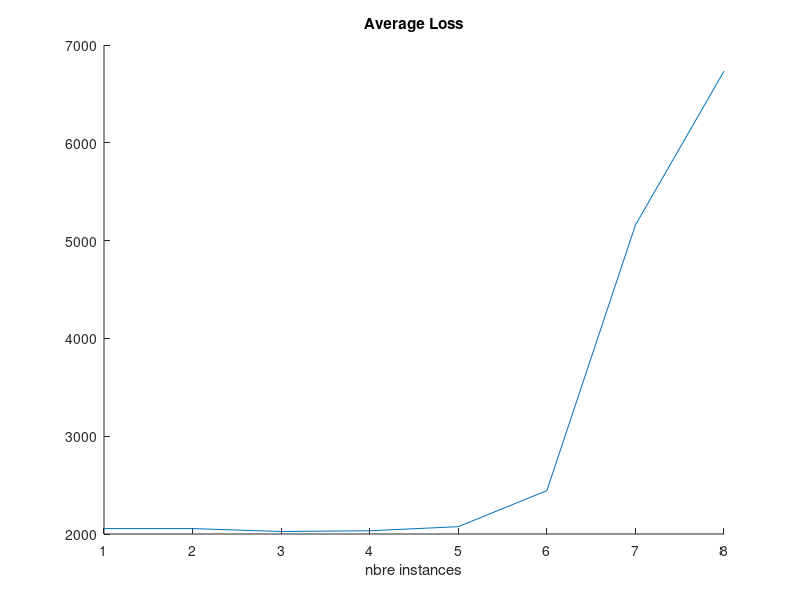

Source code (MATLAB):
%% Stochastic Gradient Descent

clear all

% Soit xj une instance d'une pub avec ses differents features et yj le
% label 

x1=[4 5 6 3 5 6 3 5 6 2]';
x2=[4 5 6 3 5 6 3 5 6 2]';
x3=[4 5 6 3 5 6 3 5 6 2]';
x4=[4 5 6 3 5 6 3 5 6 2]';
x5=[3 9 6 3 5 6 3 5 6 2]';
x6=[2 5 29 3 5 6 3 5 6 2]';
x7=[1 5 6 32 5 6 3 5 6 2]';
x8=[7 5 6 3 45 54 3 5 6 2]';
x9=[5 5 6 3 5 22 3 34 6 2]';
x10=[0 5 6 3 5 6 35 5 76 2]';

x=[x1 x2 x3 x4 x5 x6 x7 x8 x9 x10];
y=[0 0 1 0 1 1 1 1 1 0];

% Determinons les w en appliquant une methode iterative
    n=0.000001;
    w_old=ones(10,1);
    

for j=1:10
    h=(y(j)-x(:,j)'*w_old)*x(:,j);
    w_new=w_old-h*n; 
    w_old=w_new;
end

% Creation du vecteur y_chap  

y_chap1=x(:,1)'*w_new;
y_chap2=x(:,2)'*w_new;
y_chap3=x(:,3)'*w_new;
y_chap4=x(:,4)'*w_new;
y_chap5=x(:,5)'*w_new;
y_chap6=x(:,6)'*w_new;
y_chap7=x(:,7)'*w_new;
y_chap8=x(:,8)'*w_new;
y_chap9=x(:,9)'*w_new;
y_chap10=x(:,10)'*w_new;

y_chap=[y_chap1 y_chap2 y_chap3 y_chap4 y_chap5 y_chap6 y_chap7 y_chap8 y_chap9 y_chap10];

% Implementation average loss L 

L=zeros(1,8);
T=[1,2,3,4,5, 6, 9,10];
for i=1:length(T)
    for j=1:T(i)
        L(i)=L(i)+(y_chap(j)-y(j))^2;
    end
    L(i)=L(i)/T(i);
end


figure(1)
hold on
title('Average Loss')
xlabel('nbre instances')
plot(L)

